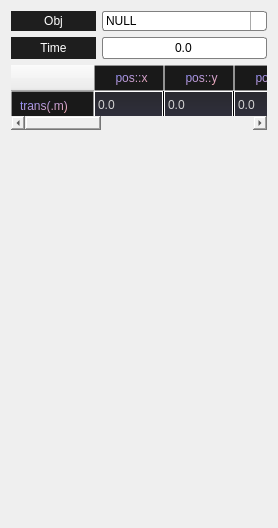
     <widget class="QWidget" name="keeper_page">
      <layout class="QVBoxLayout" name="verticalLayout_11">
       <item>
        <layout class="QHBoxLayout" name="keeper_obj_layout">
         <item>
          <widget class="QLabel" name="keeper_obj_text">
           <property name="sizePolicy">
            <sizepolicy hsizetype="Fixed" vsizetype="Preferred">
             <horstretch>0</horstretch>
             <verstretch>0</verstretch>
            </sizepolicy>
           </property>
           <property name="minimumSize">
            <size>
             <width>85</width>
             <height>0</height>
            </size>
           </property>
           <property name="maximumSize">
            <size>
             <width>75</width>
             <height>16777215</height>
            </size>
           </property>
           <property name="styleSheet">
            <string notr="true">QLabel{
	color:white;
	font: 12pt &quot;Sitka&quot;;
	background-color: rgb(30, 30, 30);
	border: none;
    border-radius: 0px;
}
</string>
           </property>
           <property name="text">
            <string>Obj</string>
           </property>
           <property name="textFormat">
            <enum>Qt::AutoText</enum>
           </property>
           <property name="scaledContents">
            <bool>false</bool>
           </property>
           <property name="alignment">
            <set>Qt::AlignCenter</set>
           </property>
           <property name="wordWrap">
            <bool>true</bool>
           </property>
           <property name="margin">
            <number>0</number>
           </property>
           <property name="indent">
            <number>-1</number>
           </property>
          </widget>
         </item>
         <item>
          <widget class="QComboBox" name="keeper_obj_combo">
           <property name="sizePolicy">
            <sizepolicy hsizetype="Expanding" vsizetype="Fixed">
             <horstretch>0</horstretch>
             <verstretch>0</verstretch>
            </sizepolicy>
           </property>
           <property name="minimumSize">
            <size>
             <width>113</width>
             <height>0</height>
            </size>
           </property>
           <property name="styleSheet">
            <string notr="true">
QComboBox {
	font: 9pt &quot;Microsoft YaHei UI&quot;;
	color: black;
    border: 1px solid gray;
    border-radius: 3px;
    padding: 1px 18px 1px 3px;
    min-width: 6em;
}

QComboBox:editable {
    background: white;
	
}

QComboBox:!editable, QComboBox::drop-down:editable {  
     background: qlineargradient(x1: 0, y1: 0, x2: 0, y2: 1,
                                 stop: 0 #E1E1E1, stop: 0.4 #DDDDDD,
                                 stop: 0.5 #D8D8D8, stop: 1.0 #D3D3D3);
}

/* QComboBox gets the &quot;on&quot; state when the popup is open */
QComboBox:!editable:on, QComboBox::drop-down:editable:on {
    background: qlineargradient(x1: 0, y1: 0, x2: 0, y2: 1,
                                stop: 0 #D3D3D3, stop: 0.4 #D8D8D8,
                                stop: 0.5 #DDDDDD, stop: 1.0 #E1E1E1);
}

QComboBox:on { /* shift the text when the popup opens */
    padding-top: 3px;
    padding-left: 4px;
}

QComboBox::drop-down {
    subcontrol-origin: padding;
    subcontrol-position: top right;
    width: 15px;

    border-left-width: 1px;
    border-left-color: darkgray;
    border-left-style: solid;			 /* just a single line */
    border-top-right-radius:3px;	 /* same radius as the QComboBox */
    border-bottom-right-radius: 3px;
}

QComboBox::down-arrow {
   image:url(:/16x16/downarrow16x16.png)
}

QComboBox::down-arrow:on { /* shift the arrow when popup is open */
    top: 1px;
    left: 1px;
}

QComboBox QAbstractItemView {
	 border-radius: 3px;
	 background: qlineargradient(x1: 0, y1: 0, x2: 0, y2: 1,
                                 stop: 0 #E1E1E1, stop: 0.4 #DDDDDD,
                                 stop: 0.5 #D8D8D8, stop: 1.0 #D3D3D3);
    border: 1px solid darkgray;
    selection-background-color: lightgray;
}</string>
           </property>
           <item>
            <property name="text">
             <string>NULL</string>
            </property>
           </item>
           <item>
            <property name="text">
             <string>Left</string>
            </property>
           </item>
           <item>
            <property name="text">
             <string>Right</string>
            </property>
           </item>
          </widget>
         </item>
        </layout>
       </item>
       <item>
        <layout class="QHBoxLayout" name="horizontalLayout">
         <item>
          <widget class="QLabel" name="keeper_time_text">
           <property name="minimumSize">
            <size>
             <width>85</width>
             <height>0</height>
            </size>
           </property>
           <property name="sizeIncrement">
            <size>
             <width>75</width>
             <height>0</height>
            </size>
           </property>
           <property name="styleSheet">
            <string notr="true">QLabel{
	color:white;
	font: 12pt &quot;Sitka&quot;;
	background-color: rgb(30, 30, 30);
	border: none;
    border-radius: 0px;
}
</string>
           </property>
           <property name="text">
            <string>Time</string>
           </property>
           <property name="alignment">
            <set>Qt::AlignCenter</set>
           </property>
          </widget>
         </item>
         <item>
          <widget class="QLineEdit" name="keeper_time_val">
           <property name="minimumSize">
            <size>
             <width>0</width>
             <height>22</height>
            </size>
           </property>
           <property name="styleSheet">
            <string notr="true">QLineEdit{
font:  9pt &quot;Cascadia Code&quot;;
color: black;
background: qlineargradient(x1: 0, y1: 0, x2: 0, y2: 1,
                                 stop: 0 #E1E1E1, stop: 0.4 #DDDDDD,
                                 stop: 0.5 #D8D8D8, stop: 1.0 #D3D3D3);
border: 1px solid gray;
border-radius: 3px;
}</string>
           </property>
           <property name="text">
            <string>0.0</string>
           </property>
           <property name="alignment">
            <set>Qt::AlignCenter</set>
           </property>
          </widget>
         </item>
        </layout>
       </item>
       <item>
        <widget class="QTableWidget" name="keeper_cspace_table">
         <property name="maximumSize">
          <size>
           <width>16777215</width>
           <height>65</height>
          </size>
         </property>
         <property name="styleSheet">
          <string notr="true">QWidget{
	border-radius: 3px;
}
QHeaderView::section{
	font: 12pt &quot;Sitka&quot;;
	color: qlineargradient(spread:pad, x1:0, y1:0, x2:1, y2:1, stop:0 rgba(125, 135, 255, 255), stop:1 rgba(255, 175, 175, 255));
	background-color: rgb(25, 25, 25);
	border: 1px ridge  rgba(155, 155, 155, 150);
	border-radius:0px;
	min-width:70px;
	padding: 3px 3px 3px 8px;
}
QTableView{	
	color: white;
	background-color: qlineargradient(spread:pad, x1:0, y1:0, x2:0, y2:1, stop:0 rgba(35, 35, 35, 255), stop:1 rgba(50, 50, 65, 255));
	
}

QTableView::item{
	font: 9pt &quot;微软雅黑&quot;;
	color: lightgrey;
	border:1px solid white;
	text-align:center center;
}

QTableView::item::hover{
	font: 9pt &quot;微软雅黑&quot;;
	background: qlineargradient(x1: 0, y1: 0, x2: 1, y2: 0, stop:1 #333377, stop: 0 #995599);
	text-align:right;
}

QTableView::item::selected {
	
	background: qlineargradient(x1: 0, y1: 0, x2: 1, y2: 0, stop:0 #559977, stop: 1 #224455);
	color: rgb(255, 230, 20);
}

QTreeView::item:selected:active{
	font: bold 12pt &quot;微软雅黑&quot;;
    background: qlineargradient(x1: 0, y1: 0, x2: 0, y2: 1, stop: 0 #6ea1f1, stop: 1 #567dbc);
}
</string>
         </property>
         <attribute name="horizontalHeaderMinimumSectionSize">
          <number>50</number>
         </attribute>
         <attribute name="horizontalHeaderDefaultSectionSize">
          <number>70</number>
         </attribute>
         <attribute name="verticalHeaderMinimumSectionSize">
          <number>30</number>
         </attribute>
         <row>
          <property name="text">
           <string>trans(.m)</string>
          </property>
         </row>
         <column>
          <property name="text">
           <string>pos::x</string>
          </property>
         </column>
         <column>
          <property name="text">
           <string>pos::y</string>
          </property>
         </column>
         <column>
          <property name="text">
           <string>pos::z</string>
          </property>
         </column>
         <column>
          <property name="text">
           <string>rot::x</string>
          </property>
         </column>
         <column>
          <property name="text">
           <string>rot::y</string>
          </property>
         </column>
         <column>
          <property name="text">
           <string>rot::z</string>
          </property>
         </column>
         <item row="0" column="0">
          <property name="text">
           <string>0.0</string>
          </property>
         </item>
         <item row="0" column="1">
          <property name="text">
           <string>0.0</string>
          </property>
         </item>
         <item row="0" column="2">
          <property name="text">
           <string>0.0</string>
          </property>
         </item>
         <item row="0" column="3">
          <property name="text">
           <string>0.0</string>
          </property>
         </item>
         <item row="0" column="4">
          <property name="text">
           <string>0.0</string>
          </property>
         </item>
         <item row="0" column="5">
          <property name="text">
           <string>0.0</string>
          </property>
         </item>
        </widget>
       </item>
       <item>
        <spacer name="verticalSpacer_7">
         <property name="orientation">
          <enum>Qt::Vertical</enum>
         </property>
         <property name="sizeHint" stdset="0">
          <size>
           <width>20</width>
           <height>387</height>
          </size>
         </property>
        </spacer>
       </item>
      </layout>
     </widget>
